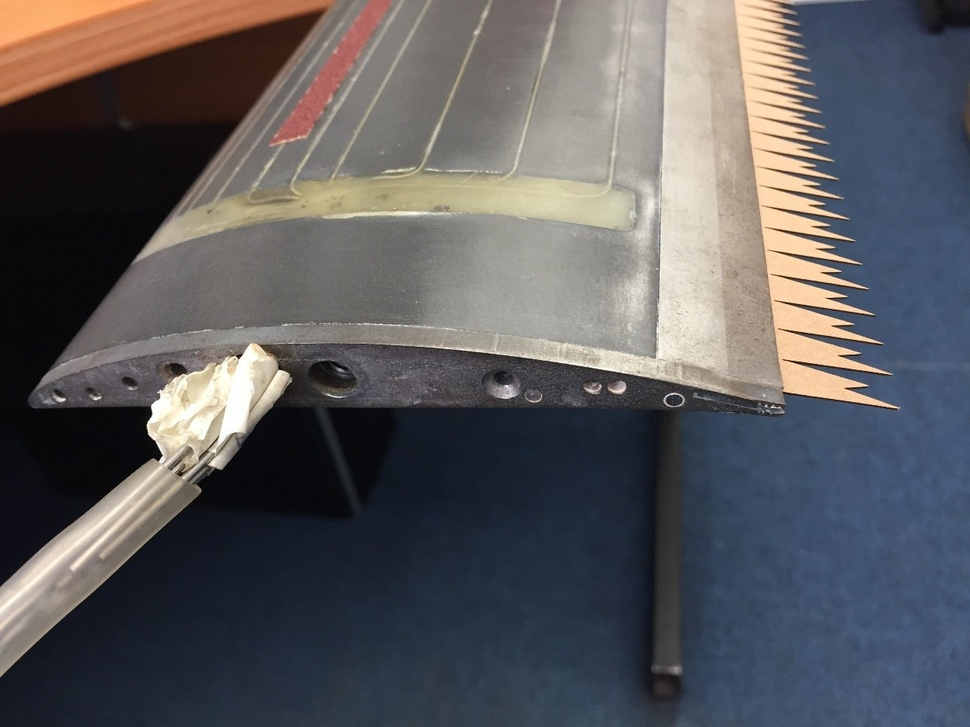
#> input picture coisas/Asa_cortada.jpg, 970 x 727 px, shrunk from 1247 x 935 before the run, given in place of the camera
$ python cv_t5.py
#> lines starting #> are read from the running program, lines starting #| are printed output that depends on the picture; after the words box and inside, x2 and y2 are one past the last pixel; in counts of white or black regions, pixels touching at a corner belong together
import numpy as np
import cv2

cap = cv2.VideoCapture(0)

while True:
    ret, frame = cap.read()
#> frame is the input picture: shape (727, 970, 3); mean B, G, R 93.1, 90.4, 91.3

    alt = frame.shape[0]
#> alt = 727
    comp = frame.shape[1]
#> comp = 970

    hsv = cv2.cvtColor(frame, cv2.COLOR_BGR2HSV)
#> hsv: shape (727, 970, 3); mean H, S, V 72.7, 71.3, 105.1

    lower_blue = np.array([90, 50, 50])
    upper_blue = np.array([140, 255, 255])

    mascara_a = cv2.inRange(hsv, lower_blue, upper_blue)
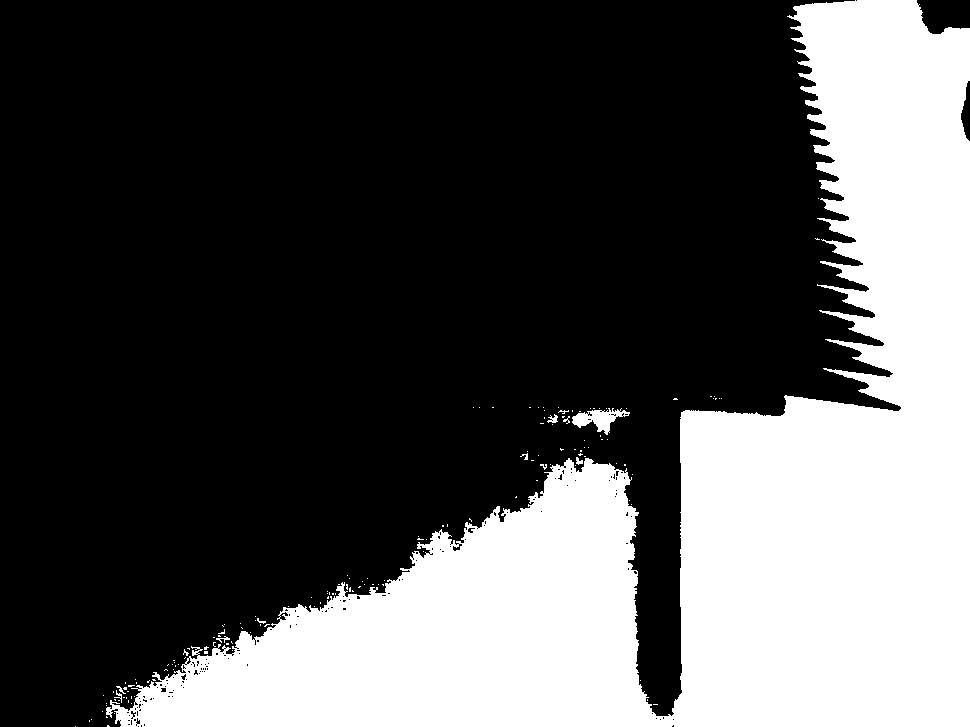
#> mascara_a: shape (727, 970); 32.2% white; 153 white regions (142 under 20 px), largest, box (x1, y1, x2, y2) and area: (106, 0, 970, 727) 225797, (572, 408, 630, 435) 692, (547, 414, 558, 423) 53

    so_a = cv2.bitwise_and(frame, frame, mask=mascara_a)
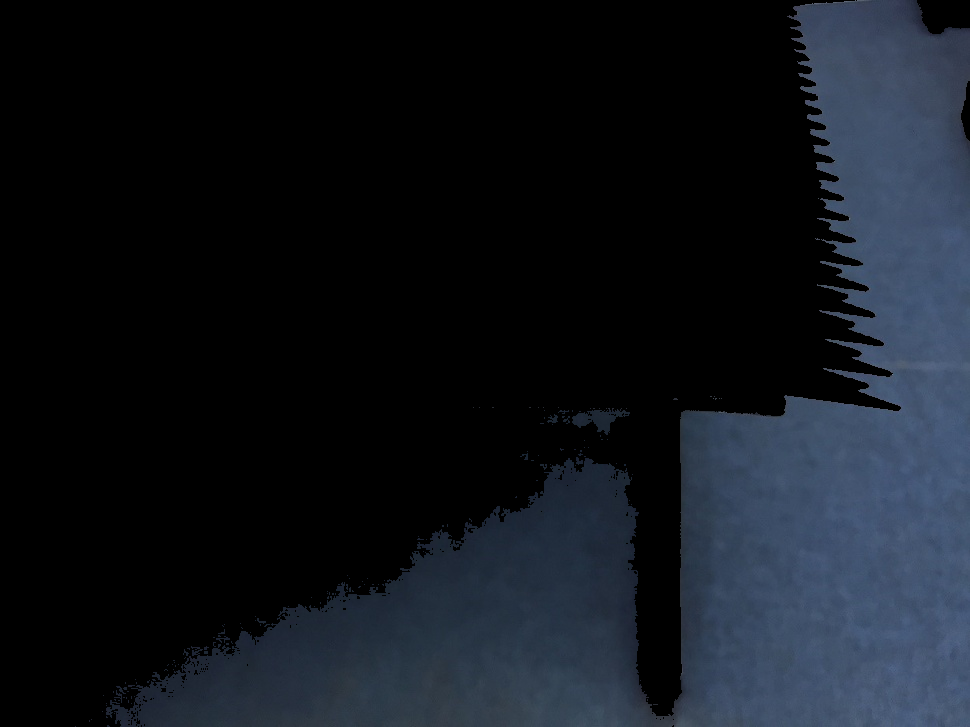
#> so_a: shape (727, 970, 3); mean B, G, R 29, 22.1, 17.5

    cv2.imshow('Uau', so_a)
    cv2.imshow('mascara', mascara_a)

    if cv2.waitKey(1) == ord('q'):
#> (key q is pressed here)
        break

cap.release()
cv2.destroyAllWindows()


# Pelo visto os limites do ".inRange()" nao sao BGR sao HSV
# HSV:
#   Hue) Cor, de 0 à 179 (devia ser 360?)
#   Saturation) Saturacao, de 0 à 255
#   Value) Brilho, de 0 à 255

# Sinceramente, vale mais a pena nao usar esse sistema, ou pesquisar na internet códigos parecidos

$ run again, on coisas/Lebron.jpg
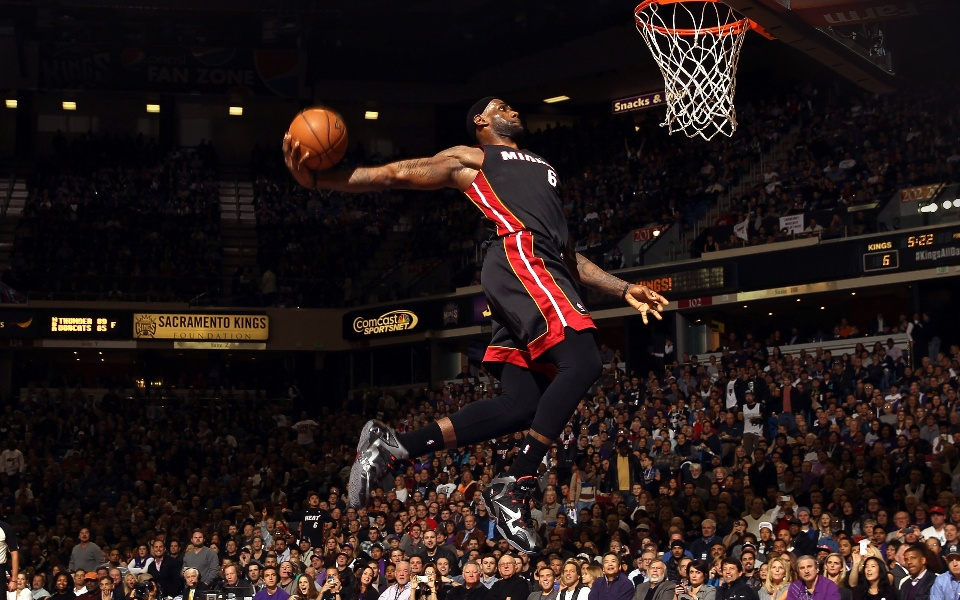
#> input picture coisas/Lebron.jpg, 960 x 600 px, given in place of the camera
#> frame is the input picture: shape (600, 960, 3); mean B, G, R 24.1, 25.5, 37
#> hsv: shape (600, 960, 3); mean H, S, V 87.8, 125.6, 38.4
#> `mascara_a = cv2.inRange(hsv, lower_blue, upper_blue)`:
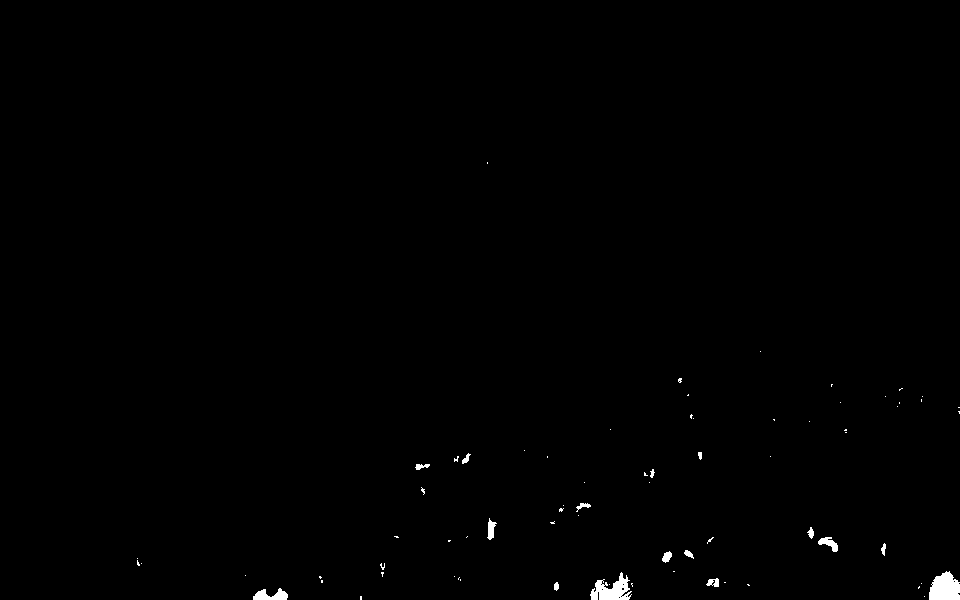
#> mascara_a: shape (600, 960); 0.46% white; 73 white regions (57 under 20 px), largest, box (x1, y1, x2, y2) and area: (929, 571, 960, 600) 695, (590, 572, 632, 600) 647, (253, 588, 288, 600) 260
